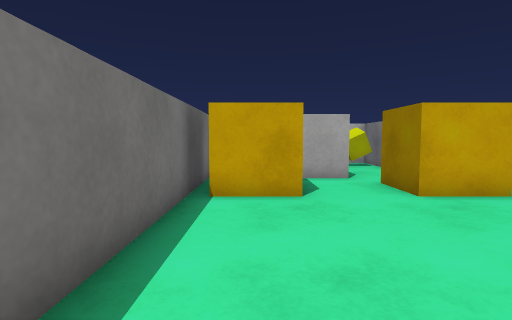
[1] (above)

17 first-person views from a walk through a 3-D level made in the Unity game engine. The camera is 0.62 m above the floor, tilts 4° down and sees 80° across. The floor is counted in squares, 0.5 m on a side. Each view is taken from the middle of a square. On the plan, view 1 faces up. The plan holds only what a view shows up to about 13 squares ahead; the rest is blank. The player character is not drawn. Surface patterns are stand-ins for the level's own textures.

[2]
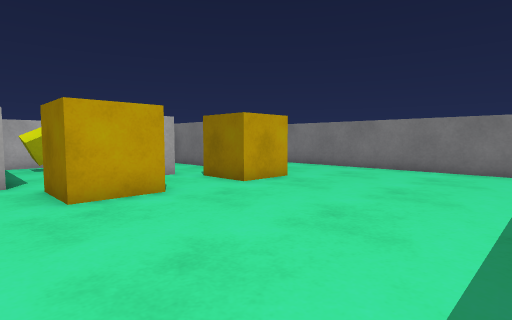

[3]
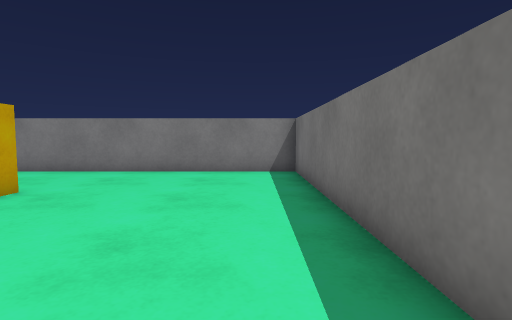

[4]
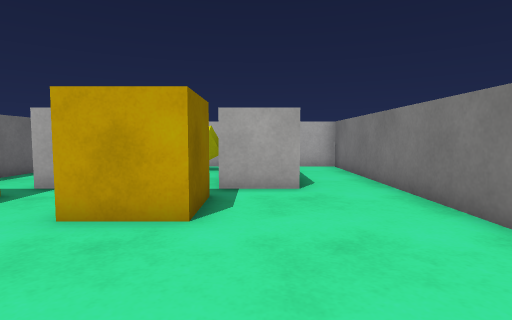

[5]
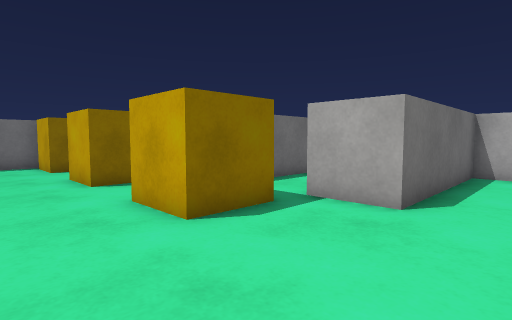

[6]
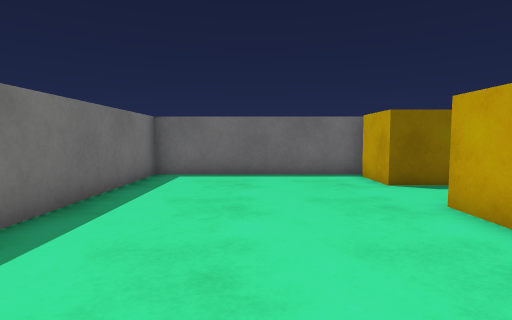

[7]
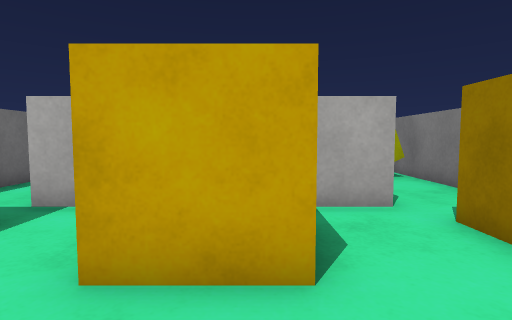

[8]
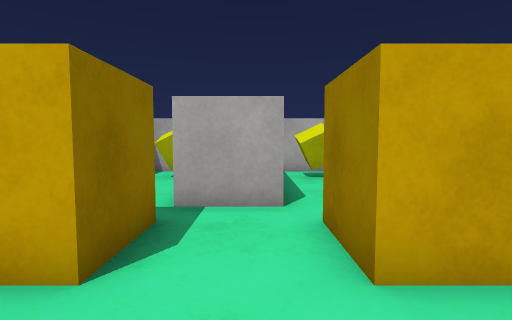

[9]
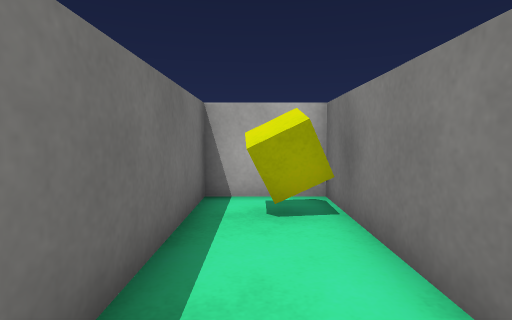

[10]
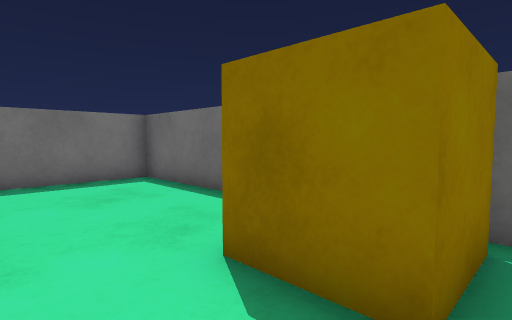

[11]
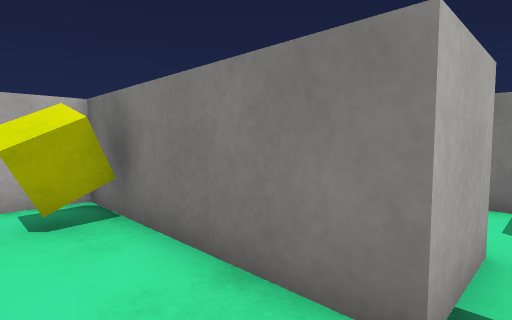

[12]
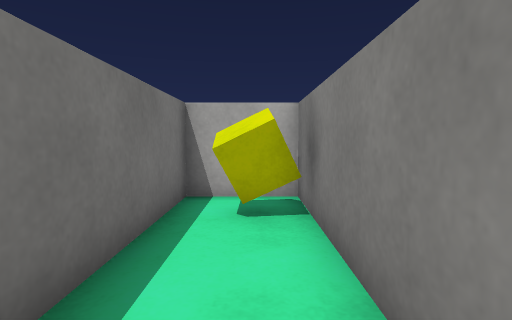

[13]
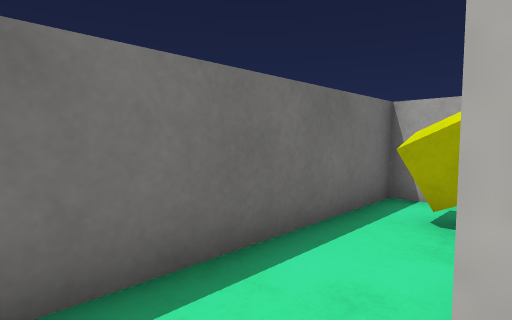

[14]
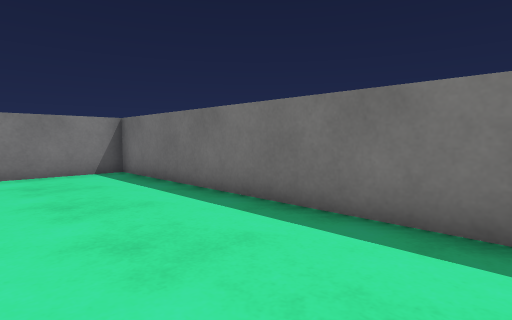

[15]
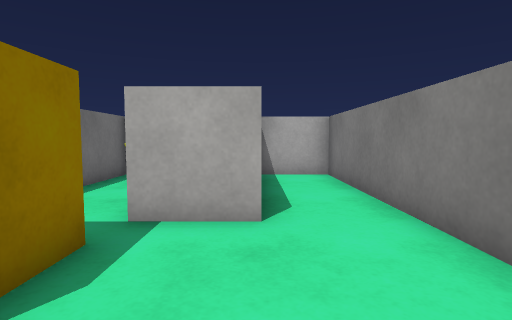

[16]
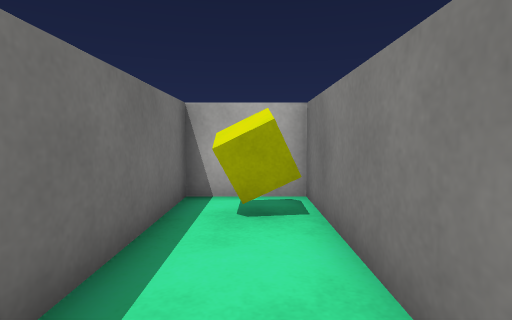

[17]
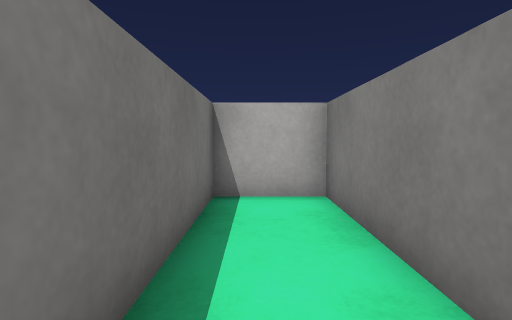

### Floor plan
Points are (right, up) in squares from view 1. A wall is a line through its corners. A room is listed if a view was taken in it or the views show most of it. See-through windows are left out.
Room 1 (views 1, 2, 3, 4, 5, 6, 7, 8, 9, 10, 11, 12, 13, 14, 15, 16, 17)
walls: (7.6, 9.5) (5.5, 9.5) (5.5, 15.5) (2.9, 15.5) (2.9, 10.2); (3, 9.5) (0.9, 9.5) (0.9, 15.5) (-1.5, 15.5) (-1.5, -0.5) (14.5, -0.5) (14.5, 15.5) (12.1, 15.5) (12.1, 9.5) (10, 9.5); (10.1, 10.1) (10.1, 15.5) (7.5, 15.5) (7.5, 10.6)
objects: box (-1, 7) to (1, 8); yellow cube (0, 14); box (4, 7) to (5, 8); yellow cube (4, 14) to (5, 14); box (8, 7) to (10, 8); yellow cube (9, 14)

Where each view was taken, in squares from view 1:
view 1: 0 up, 0 right, facing up
view 2: 0 up, 2 right, facing up-right
view 3: 1 up, 3 right, facing right
view 4: 2 up, 11 right, facing up
view 5: 4 up, 14 right, facing up-left
view 6: 3 up, 9 right, facing left
view 7: 4 up, 5 right, facing up
view 8: 4 up, 7 right, facing up
view 9: 9 up, 4 right, facing up
view 10: 9 up, 3 right, facing down-left
view 11: 9 up, 1 left, facing up-right
view 12: 9 up, 0 right, facing up
view 13: 9 up, 1 right, facing up-left
view 14: 4 up, 3 right, facing down-right
view 15: 5 up, 12 right, facing up
view 16: 9 up, 9 right, facing up
view 17: 9 up, 13 right, facing up
